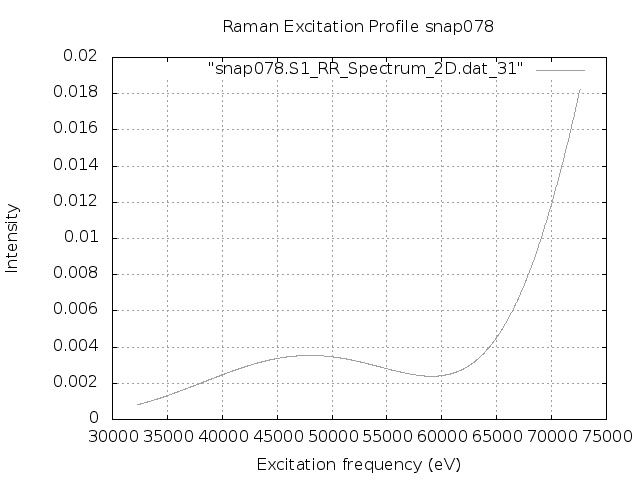

Recreate this plot in gnuplot.
set terminal png
set output "snap078.S1.REP_frozen.png"
set xlabel 'Excitation frequency (eV)'
set ylabel 'Intensity'
set title "Raman Excitation Profile snap078"
set grid
set autoscale
plot "snap078.S1_RR_Spectrum_2D.dat_31" with lines lc "blue"
exit
